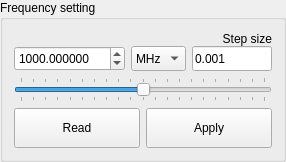
        <widget class="QGroupBox" name="freq_group">
         <property name="enabled">
          <bool>true</bool>
         </property>
         <property name="sizePolicy">
          <sizepolicy hsizetype="Minimum" vsizetype="Minimum">
           <horstretch>0</horstretch>
           <verstretch>0</verstretch>
          </sizepolicy>
         </property>
         <property name="title">
          <string>Frequency setting</string>
         </property>
         <property name="flat">
          <bool>false</bool>
         </property>
         <layout class="QGridLayout" name="gridLayout_6">
          <property name="topMargin">
           <number>12</number>
          </property>
          <property name="verticalSpacing">
           <number>6</number>
          </property>
          <item row="3" column="0">
           <widget class="QWidget" name="widget_4" native="true">
            <layout class="QHBoxLayout" name="horizontalLayout_2">
             <property name="leftMargin">
              <number>0</number>
             </property>
             <property name="topMargin">
              <number>0</number>
             </property>
             <property name="rightMargin">
              <number>0</number>
             </property>
             <property name="bottomMargin">
              <number>0</number>
             </property>
             <item>
              <widget class="QPushButton" name="read_freq_button">
               <property name="minimumSize">
                <size>
                 <width>0</width>
                 <height>40</height>
                </size>
               </property>
               <property name="focusPolicy">
                <enum>Qt::NoFocus</enum>
               </property>
               <property name="text">
                <string>Read</string>
               </property>
              </widget>
             </item>
             <item>
              <widget class="QPushButton" name="apply_freq_button">
               <property name="minimumSize">
                <size>
                 <width>0</width>
                 <height>40</height>
                </size>
               </property>
               <property name="focusPolicy">
                <enum>Qt::NoFocus</enum>
               </property>
               <property name="text">
                <string>Apply</string>
               </property>
              </widget>
             </item>
            </layout>
           </widget>
          </item>
          <item row="0" column="0">
           <layout class="QGridLayout" name="gridLayout_12">
            <property name="verticalSpacing">
             <number>0</number>
            </property>
            <item row="1" column="0">
             <widget class="QDoubleSpinBox" name="freq_spinbox">
              <property name="minimumSize">
               <size>
                <width>0</width>
                <height>25</height>
               </size>
              </property>
              <property name="maximumSize">
               <size>
                <width>150</width>
                <height>16777215</height>
               </size>
              </property>
              <property name="styleSheet">
               <string notr="true"/>
              </property>
              <property name="decimals">
               <number>6</number>
              </property>
              <property name="maximum">
               <double>1000000000000.000000000000000</double>
              </property>
              <property name="singleStep">
               <double>0.001000000000000</double>
              </property>
              <property name="value">
               <double>1000.000000000000000</double>
              </property>
             </widget>
            </item>
            <item row="0" column="2" alignment="Qt::AlignRight">
             <widget class="QLabel" name="label_9">
              <property name="text">
               <string>Step size</string>
              </property>
              <property name="alignment">
               <set>Qt::AlignRight|Qt::AlignTrailing|Qt::AlignVCenter</set>
              </property>
              <property name="margin">
               <number>2</number>
              </property>
             </widget>
            </item>
            <item row="1" column="2" alignment="Qt::AlignRight">
             <widget class="QLineEdit" name="freq_step_size">
              <property name="minimumSize">
               <size>
                <width>0</width>
                <height>25</height>
               </size>
              </property>
              <property name="maximumSize">
               <size>
                <width>80</width>
                <height>16777215</height>
               </size>
              </property>
              <property name="text">
               <string>0.001</string>
              </property>
             </widget>
            </item>
            <item row="1" column="1">
             <widget class="QComboBox" name="freq_unit">
              <property name="minimumSize">
               <size>
                <width>0</width>
                <height>25</height>
               </size>
              </property>
              <property name="currentIndex">
               <number>2</number>
              </property>
              <item>
               <property name="text">
                <string>Hz</string>
               </property>
              </item>
              <item>
               <property name="text">
                <string>KHz</string>
               </property>
              </item>
              <item>
               <property name="text">
                <string>MHz</string>
               </property>
              </item>
              <item>
               <property name="text">
                <string>GHz</string>
               </property>
              </item>
             </widget>
            </item>
           </layout>
          </item>
          <item row="1" column="0">
           <widget class="QSlider" name="freq_slider">
            <property name="minimum">
             <number>-10</number>
            </property>
            <property name="maximum">
             <number>10</number>
            </property>
            <property name="value">
             <number>0</number>
            </property>
            <property name="orientation">
             <enum>Qt::Horizontal</enum>
            </property>
            <property name="tickPosition">
             <enum>QSlider::TicksBothSides</enum>
            </property>
            <property name="tickInterval">
             <number>1</number>
            </property>
           </widget>
          </item>
         </layout>
        </widget>
